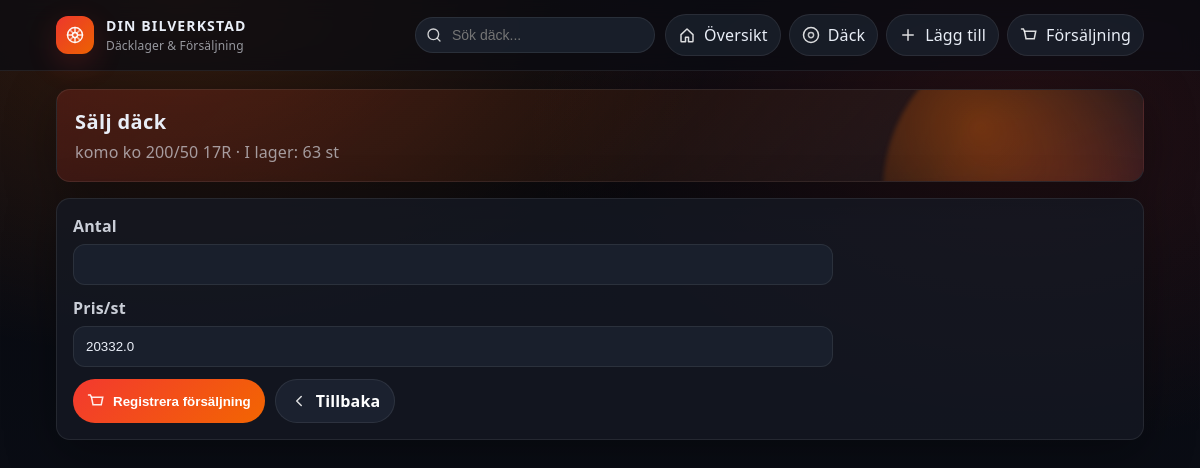
The app's page /dack/2/salg with its own data.
### models.py (models this page shows)
class Tyre(db.Model):
    id = db.Column(db.Integer, primary_key=True)
    brand = db.Column(db.String(120), nullable=False)
    model = db.Column(db.String(120), nullable=False)
    size = db.Column(db.String(120), nullable=False)
    season = db.Column(db.String(20), nullable=False)
    studded = db.Column(db.Boolean, default=False)
    quantity = db.Column(db.Integer, default=0)
    price = db.Column(db.Float, default=0.0)
    location_id = db.Column(db.Integer, db.ForeignKey("location.id"), nullable=True)
    location = db.relationship("Location", backref="tyres")
    notes = db.Column(db.Text, default="")
    created_at = db.Column(db.DateTime, default=datetime.utcnow)
    updated_at = db.Column(db.DateTime, default=datetime.utcnow, onupdate=datetime.utcnow)

### app.py (the view, shortened to what this page needs)
    @app.route("/dack/<int:tyre_id>/salg", methods=["GET", "POST"])
    def tyre_sell(tyre_id: int):
        t = Tyre.query.get_or_404(tyre_id)
        return render_template("sale_form.html", tyre=t)

### templates/sale_form.html
{% extends "base.html" %}
{% block content %}
<section class="hero">
  <h1>Sälj däck</h1>
  <p class="muted">{{ tyre.brand }} {{ tyre.model }} {{ tyre.size }} · I lager: {{ tyre.quantity }} st</p>
</section>
<section class="card">
  <form method="post" class="form">
    <div class="row">
      <label>Antal</label>
      <input type="number" name="quantity" min="1" max="{{ tyre.quantity }}" required>
    </div>
    <div class="row">
      <label>Pris/st</label>
      <input type="number" name="price_per" step="0.01" min="0" value="{{ tyre.price }}">
    </div>
    <div class="actions">
      <button type="submit">
        <svg class="icon" viewBox="0 0 24 24" fill="none" aria-hidden="true">
          <path d="M6 7h15l-2 10H8L6 7Z" stroke="white" stroke-width="2" opacity="0.9"/>
          <path d="M6 7 4.5 4H2" stroke="white" stroke-width="2" stroke-linecap="round" opacity="0.9"/>
        </svg>
        Registrera försäljning
      </button>
      <a class="btn secondary" href="{{ url_for('tyres') }}">
        <svg class="icon" viewBox="0 0 24 24" fill="none" aria-hidden="true">
          <path d="M15 18 9 12l6-6" stroke="white" stroke-width="2" stroke-linecap="round" stroke-linejoin="round" opacity="0.85"/>
        </svg>
        Tillbaka
      </a>
    </div>
  </form>
</section>
{% endblock %}

### static/style.css (style rules this page uses)
:root { --bg0: #07090f; --bg1: #0c0f18; --panel: rgba(21, 25, 35, 0.78); --panel-strong: #151923; --stroke: rgba(255, 255, 255, 0.08); --text: #e9eef7; --muted: rgba(233, 238, 247, 0.62); --accent: #ff3b30; --accent2: #ff6a00; --ok: #2ecc71; --danger: #ff3b30; --shadow: 0 12px 50px rgba(0, 0, 0, 0.35); --radius: 14px; }
* { box-sizing: border-box; }
html, body { height: 100%; }
body { margin: 0; color: var(--text); background: radial-gradient(900px 600px at 15% 0%, rgba(255, 106, 0, 0.18), transparent 60%), radial-gradient(900px 600px at 85% 15%, rgba(255, 59, 48, 0.12), transparent 55%), linear-gradient(180deg, var(--bg0) 0%, var(--bg1) 100%); font-family: system-ui, -apple-system, Segoe UI, Roboto, Ubuntu, "Helvetica Neue", Arial; letter-spacing: 0.01em; }
a { color: inherit; }
.hero { position: relative; overflow: hidden; border-radius: var(--radius); padding: 18px; background: linear-gradient(135deg, rgba(255, 59, 48, 0.16) 0%, rgba(255, 106, 0, 0.08) 50%, rgba(21, 25, 35, 0.78) 100%); border: 1px solid var(--stroke); box-shadow: var(--shadow); margin-bottom: 16px; }
.hero::after { content: ""; position: absolute; inset: -60px -60px auto auto; width: 320px; height: 320px; border-radius: 50%; background: radial-gradient(circle at 30% 30%, rgba(255, 106, 0, 0.35), transparent 60%), radial-gradient(circle at 70% 70%, rgba(255, 59, 48, 0.25), transparent 62%); filter: blur(2px); }
.hero h1 { margin: 0 0 6px; font-size: 20px; letter-spacing: 0.02em; }
.hero p { margin: 0; color: var(--muted); }
.card { background: var(--panel); border-radius: var(--radius); padding: 16px; border: 1px solid var(--stroke); box-shadow: var(--shadow); transform: translateY(0); transition: transform 160ms ease, border-color 160ms ease; }
.form { max-width: 760px; }
.form .row { display: flex; flex-direction: column; gap: 7px; margin-bottom: 12px; }
label { font-weight: 650; color: rgba(233, 238, 247, 0.86); }
.form input, .form select, .form textarea { background: rgba(28, 35, 48, 0.85); border: 1px solid var(--stroke); color: var(--text); border-radius: 12px; padding: 12px 12px; outline: none; transition: border-color 140ms ease, transform 140ms ease; }
.actions { display: flex; flex-wrap: wrap; gap: 10px; }
button, .btn { display: inline-flex; align-items: center; gap: 8px; background: linear-gradient(135deg, rgba(255, 59, 48, 0.95) 0%, rgba(255, 106, 0, 0.95) 100%); color: #fff; border: none; border-radius: 999px; padding: 10px 14px; cursor: pointer; text-decoration: none; font-weight: 750; transition: transform 140ms ease, filter 140ms ease; }
.btn.secondary { background: rgba(33, 40, 54, 0.72); border: 1px solid var(--stroke); }
.icon { width: 18px; height: 18px; display: inline-block; }
.muted { color: var(--muted); }

### records on screen
Tyre: brand "komo", model "ko", size "200/50 17R", quantity "63", price_per "20332.0"
